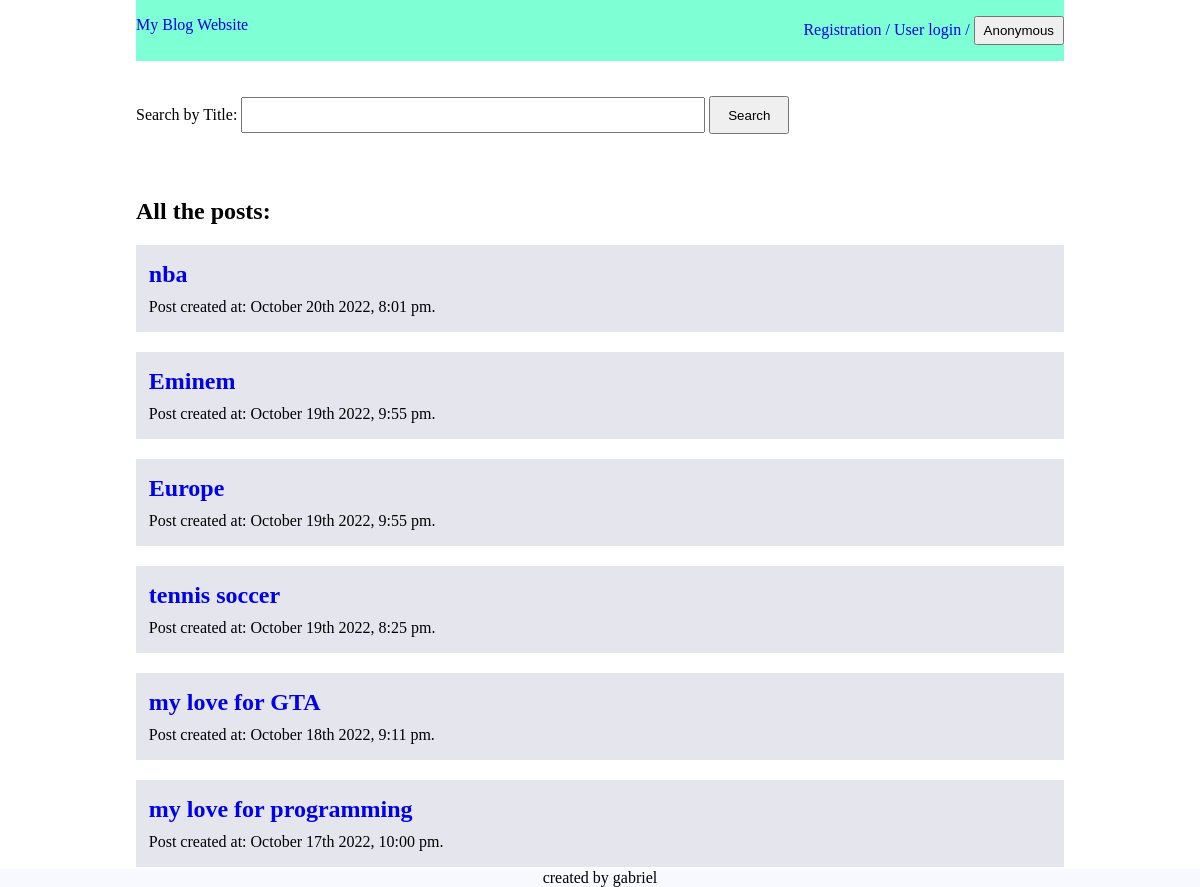
The app's page /, older data.
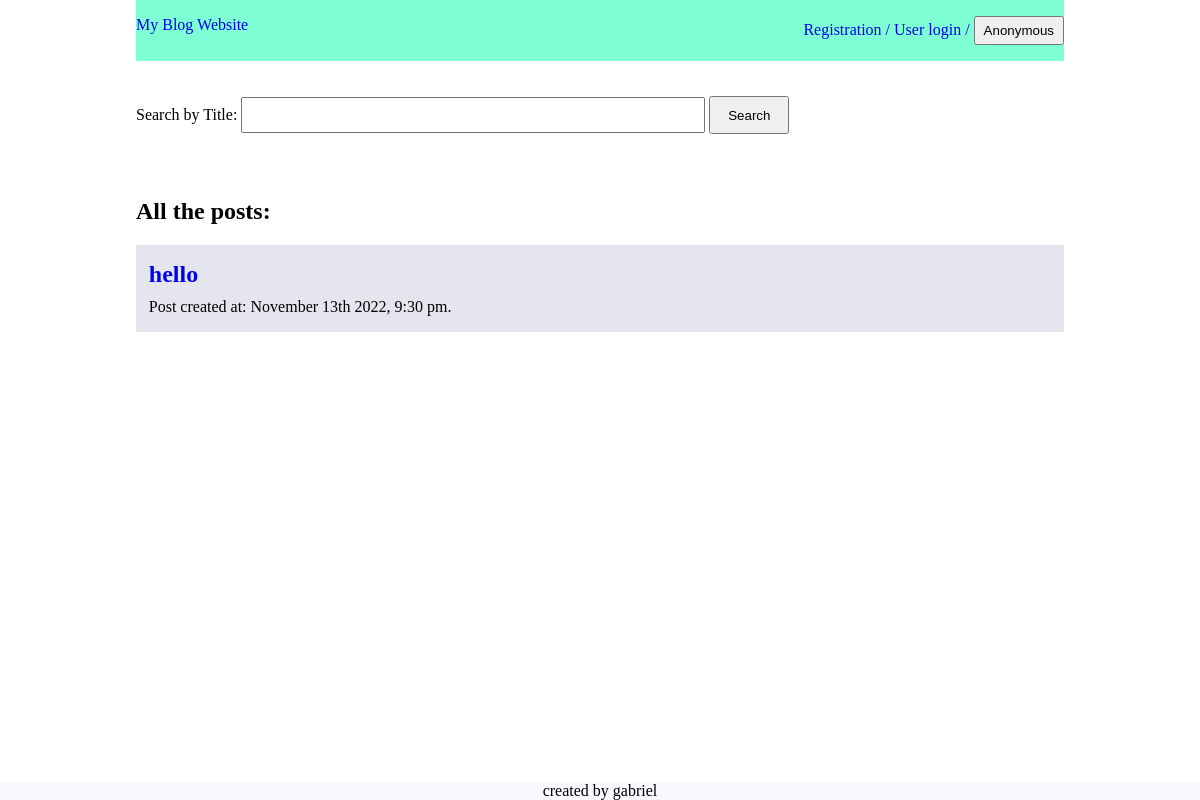
The same page, newer data.
### blog.py (models this page shows)
class Post(db.Model):
    id = db.Column(
        db.Integer, primary_key=True)  # id column in the table in the database
    title = db.Column(db.String, nullable=False)
    content = db.Column(db.String, nullable=False)
    date_posted = db.Column(
        db.DateTime, default=datetime.utcnow, nullable=False)
    user_id = db.Column(db.Integer, nullable=False)

### blog.py (the view)
@app.route('/homepage')  # homepage route
@app.route('/')
def home():
    user_blogs = Post.query.order_by(Post.id.desc()).all()
    return render_template("index.html", blogs=user_blogs)

### templates/index.html (shortened to what this page needs)
<!DOCTYPE html>
<html lang="en">
<head>
    <link rel= "stylesheet" type= "text/css" href= "{{ url_for('static',filename='style.css')}}">
</head>
<body>
    <div class="container">
        <nav>
            <div class="home_link">
                <a href="/homepage">My Blog Website</a>
            </div>
            <div class="nav_link">
                <a href="/registration" id="registration_id">Registration /</a>
                <a href="/login" id="login_id">User login /</a>
                <button id="identity">Anonymous</button>
            </div>
        </nav>
        <form action="/search_post" method="post" id="search_form">
            <div class="field">
                <label for="title">Search by Title:</label>
                <input type="text" id="title" name="title">
                <button class="button_submit" type="submit">Search</button>
            </div>
        </form>
        <main>
            <h2 id="heading">All the posts:</h2>
            {% for blog in blogs %}
                <article class="post">
                    <a href="{{url_for('get_post', title=blog.title) }}"><h2>{{blog.title}}</h2></a>
                    <p>Post created at: {{ moment(blog.date_posted).format('MMMM Do YYYY, h:mm a') }}.</p>
                </article>
            {% endfor %}
        </main>
        <footer>
            created by gabriel
        </footer>
    </div>
</body>
</html>

### static/style.css (style rules this page uses)
*, *::after, *::before { padding: 0; margin: 0; box-sizing: border-box; }
html { font-size: 16px; }
.container { width: 80%; max-width: 1128px; margin: auto; padding: 0 1rem; }
a { text-decoration: none; }
nav { display: flex; justify-content: space-between; padding-top: 16px; padding-bottom: 16px; margin-bottom: 20px; background-color: aquamarine; }
#identity { padding: 5px 8px; min-width: 70px; }
#search_form { padding-bottom: 20px; }
#search_form #title { width: 50%; }
#search_form button { width: 80px; }
#heading { margin: 20px 0; }
.post { margin: 20px 0; background-color: rgba(198, 198, 216, 0.45); padding: 1em 0; padding-left: 0.8em; }
.post p { margin-top: 10px; }
footer { position: fixed; left: 0; bottom: 0; width: 100%; background-color: ghostwhite; color: black; text-align: center; }
.field { margin-bottom: 1.5rem; }
.field input { width: 50%; height: 2rem; padding: 1rem; margin-top: 1rem; }
.button_submit { width: 100px; padding: 0.6rem; }

Row changes from the older to the newer data that the page shows:
removed Post: title "nba", date_posted "October 20th 2022, 8:01 pm"
removed Post: title "Eminem", date_posted "October 19th 2022, 9:55 pm"
removed Post: title "Europe", date_posted "October 19th 2022, 9:55 pm"
removed Post: title "tennis soccer", date_posted "October 19th 2022, 8:25 pm"
removed Post: title "my love for GTA", date_posted "October 18th 2022, 9:11 pm"
removed Post: title "my love for programming", date_posted "October 17th 2022, 10:00 pm"
added Post: title "hello", date_posted "November 13th 2022, 9:30 pm"
